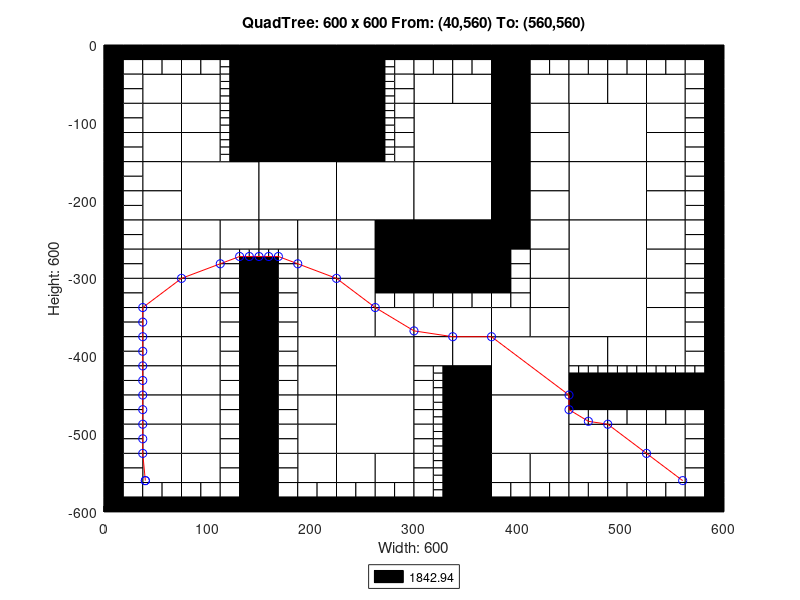

Source code (MATLAB):
axis([0 600 -600 0]);
title('QuadTree: 600 x 600 From: (40,560) To: (560,560)');
xlabel('Width: 600');
ylabel('Height: 600');
rectangle('Position',[150 -75 75 75], 'FaceColor',[0 0 0]);
rectangle('Position',[150 -150 75 75], 'FaceColor',[0 0 0]);
rectangle('Position',[75 -225 75 75], 'FaceColor',[1 1 1]);
rectangle('Position',[150 -225 75 75], 'FaceColor',[1 1 1]);
rectangle('Position',[225 -225 75 75], 'FaceColor',[1 1 1]);
rectangle('Position',[300 -150 75 75], 'FaceColor',[1 1 1]);
rectangle('Position',[450 -150 75 75], 'FaceColor',[1 1 1]);
rectangle('Position',[300 -225 75 75], 'FaceColor',[1 1 1]);
rectangle('Position',[300 -300 75 75], 'FaceColor',[0 0 0]);
rectangle('Position',[450 -225 75 75], 'FaceColor',[1 1 1]);
rectangle('Position',[450 -300 75 75], 'FaceColor',[1 1 1]);
rectangle('Position',[225 -450 75 75], 'FaceColor',[1 1 1]);
rectangle('Position',[225 -525 75 75], 'FaceColor',[1 1 1]);
rectangle('Position',[375 -450 75 75], 'FaceColor',[1 1 1]);
rectangle('Position',[450 -375 75 75], 'FaceColor',[1 1 1]);
rectangle('Position',[375 -525 75 75], 'FaceColor',[1 1 1]);
rectangle('Position',[37.5 -75 37.5 37.5], 'FaceColor',[1 1 1]);
rectangle('Position',[75 -75 37.5 37.5], 'FaceColor',[1 1 1]);
rectangle('Position',[37.5 -112.5 37.5 37.5], 'FaceColor',[1 1 1]);
rectangle('Position',[37.5 -150 37.5 37.5], 'FaceColor',[1 1 1]);
rectangle('Position',[75 -112.5 37.5 37.5], 'FaceColor',[1 1 1]);
rectangle('Position',[75 -150 37.5 37.5], 'FaceColor',[1 1 1]);
rectangle('Position',[225 -37.5 37.5 37.5], 'FaceColor',[0 0 0]);
rectangle('Position',[225 -75 37.5 37.5], 'FaceColor',[0 0 0]);
rectangle('Position',[225 -112.5 37.5 37.5], 'FaceColor',[0 0 0]);
rectangle('Position',[225 -150 37.5 37.5], 'FaceColor',[0 0 0]);
rectangle('Position',[37.5 -187.5 37.5 37.5], 'FaceColor',[1 1 1]);
rectangle('Position',[37.5 -225 37.5 37.5], 'FaceColor',[1 1 1]);
rectangle('Position',[37.5 -262.5 37.5 37.5], 'FaceColor',[1 1 1]);
rectangle('Position',[37.5 -300 37.5 37.5], 'FaceColor',[1 1 1]);
rectangle('Position',[75 -262.5 37.5 37.5], 'FaceColor',[1 1 1]);
rectangle('Position',[112.5 -262.5 37.5 37.5], 'FaceColor',[1 1 1]);
rectangle('Position',[75 -300 37.5 37.5], 'FaceColor',[1 1 1]);
rectangle('Position',[150 -262.5 37.5 37.5], 'FaceColor',[1 1 1]);
rectangle('Position',[187.5 -262.5 37.5 37.5], 'FaceColor',[1 1 1]);
rectangle('Position',[187.5 -300 37.5 37.5], 'FaceColor',[1 1 1]);
rectangle('Position',[225 -262.5 37.5 37.5], 'FaceColor',[1 1 1]);
rectangle('Position',[262.5 -262.5 37.5 37.5], 'FaceColor',[0 0 0]);
rectangle('Position',[225 -300 37.5 37.5], 'FaceColor',[1 1 1]);
rectangle('Position',[262.5 -300 37.5 37.5], 'FaceColor',[0 0 0]);
rectangle('Position',[300 -75 37.5 37.5], 'FaceColor',[1 1 1]);
rectangle('Position',[337.5 -75 37.5 37.5], 'FaceColor',[1 1 1]);
rectangle('Position',[375 -37.5 37.5 37.5], 'FaceColor',[0 0 0]);
rectangle('Position',[375 -75 37.5 37.5], 'FaceColor',[0 0 0]);
rectangle('Position',[412.5 -75 37.5 37.5], 'FaceColor',[1 1 1]);
rectangle('Position',[375 -112.5 37.5 37.5], 'FaceColor',[0 0 0]);
rectangle('Position',[412.5 -112.5 37.5 37.5], 'FaceColor',[1 1 1]);
rectangle('Position',[375 -150 37.5 37.5], 'FaceColor',[0 0 0]);
rectangle('Position',[412.5 -150 37.5 37.5], 'FaceColor',[1 1 1]);
rectangle('Position',[450 -75 37.5 37.5], 'FaceColor',[1 1 1]);
rectangle('Position',[487.5 -75 37.5 37.5], 'FaceColor',[1 1 1]);
rectangle('Position',[525 -75 37.5 37.5], 'FaceColor',[1 1 1]);
rectangle('Position',[525 -112.5 37.5 37.5], 'FaceColor',[1 1 1]);
rectangle('Position',[525 -150 37.5 37.5], 'FaceColor',[1 1 1]);
rectangle('Position',[375 -187.5 37.5 37.5], 'FaceColor',[0 0 0]);
rectangle('Position',[412.5 -187.5 37.5 37.5], 'FaceColor',[1 1 1]);
rectangle('Position',[375 -225 37.5 37.5], 'FaceColor',[0 0 0]);
rectangle('Position',[412.5 -225 37.5 37.5], 'FaceColor',[1 1 1]);
rectangle('Position',[375 -262.5 37.5 37.5], 'FaceColor',[0 0 0]);
rectangle('Position',[412.5 -262.5 37.5 37.5], 'FaceColor',[1 1 1]);
rectangle('Position',[412.5 -300 37.5 37.5], 'FaceColor',[1 1 1]);
rectangle('Position',[525 -187.5 37.5 37.5], 'FaceColor',[1 1 1]);
rectangle('Position',[525 -225 37.5 37.5], 'FaceColor',[1 1 1]);
rectangle('Position',[525 -262.5 37.5 37.5], 'FaceColor',[1 1 1]);
rectangle('Position',[525 -300 37.5 37.5], 'FaceColor',[1 1 1]);
rectangle('Position',[37.5 -337.5 37.5 37.5], 'FaceColor',[1 1 1]);
rectangle('Position',[37.5 -375 37.5 37.5], 'FaceColor',[1 1 1]);
rectangle('Position',[75 -337.5 37.5 37.5], 'FaceColor',[1 1 1]);
rectangle('Position',[75 -375 37.5 37.5], 'FaceColor',[1 1 1]);
rectangle('Position',[37.5 -412.5 37.5 37.5], 'FaceColor',[1 1 1]);
rectangle('Position',[37.5 -450 37.5 37.5], 'FaceColor',[1 1 1]);
rectangle('Position',[75 -412.5 37.5 37.5], 'FaceColor',[1 1 1]);
rectangle('Position',[75 -450 37.5 37.5], 'FaceColor',[1 1 1]);
rectangle('Position',[187.5 -337.5 37.5 37.5], 'FaceColor',[1 1 1]);
rectangle('Position',[187.5 -375 37.5 37.5], 'FaceColor',[1 1 1]);
rectangle('Position',[225 -337.5 37.5 37.5], 'FaceColor',[1 1 1]);
rectangle('Position',[225 -375 37.5 37.5], 'FaceColor',[1 1 1]);
rectangle('Position',[262.5 -375 37.5 37.5], 'FaceColor',[1 1 1]);
rectangle('Position',[187.5 -412.5 37.5 37.5], 'FaceColor',[1 1 1]);
rectangle('Position',[187.5 -450 37.5 37.5], 'FaceColor',[1 1 1]);
rectangle('Position',[37.5 -487.5 37.5 37.5], 'FaceColor',[1 1 1]);
rectangle('Position',[37.5 -525 37.5 37.5], 'FaceColor',[1 1 1]);
rectangle('Position',[75 -487.5 37.5 37.5], 'FaceColor',[1 1 1]);
rectangle('Position',[75 -525 37.5 37.5], 'FaceColor',[1 1 1]);
rectangle('Position',[37.5 -562.5 37.5 37.5], 'FaceColor',[1 1 1]);
rectangle('Position',[75 -562.5 37.5 37.5], 'FaceColor',[1 1 1]);
rectangle('Position',[187.5 -487.5 37.5 37.5], 'FaceColor',[1 1 1]);
rectangle('Position',[187.5 -525 37.5 37.5], 'FaceColor',[1 1 1]);
rectangle('Position',[187.5 -562.5 37.5 37.5], 'FaceColor',[1 1 1]);
rectangle('Position',[225 -562.5 37.5 37.5], 'FaceColor',[1 1 1]);
rectangle('Position',[262.5 -562.5 37.5 37.5], 'FaceColor',[1 1 1]);
rectangle('Position',[300 -375 37.5 37.5], 'FaceColor',[1 1 1]);
rectangle('Position',[337.5 -375 37.5 37.5], 'FaceColor',[1 1 1]);
rectangle('Position',[412.5 -337.5 37.5 37.5], 'FaceColor',[1 1 1]);
rectangle('Position',[375 -375 37.5 37.5], 'FaceColor',[1 1 1]);
rectangle('Position',[412.5 -375 37.5 37.5], 'FaceColor',[1 1 1]);
rectangle('Position',[300 -412.5 37.5 37.5], 'FaceColor',[1 1 1]);
rectangle('Position',[337.5 -412.5 37.5 37.5], 'FaceColor',[1 1 1]);
rectangle('Position',[337.5 -450 37.5 37.5], 'FaceColor',[0 0 0]);
rectangle('Position',[525 -337.5 37.5 37.5], 'FaceColor',[1 1 1]);
rectangle('Position',[525 -375 37.5 37.5], 'FaceColor',[1 1 1]);
rectangle('Position',[450 -412.5 37.5 37.5], 'FaceColor',[1 1 1]);
rectangle('Position',[487.5 -412.5 37.5 37.5], 'FaceColor',[1 1 1]);
rectangle('Position',[525 -412.5 37.5 37.5], 'FaceColor',[1 1 1]);
rectangle('Position',[337.5 -487.5 37.5 37.5], 'FaceColor',[0 0 0]);
rectangle('Position',[337.5 -525 37.5 37.5], 'FaceColor',[0 0 0]);
rectangle('Position',[337.5 -562.5 37.5 37.5], 'FaceColor',[0 0 0]);
rectangle('Position',[337.5 -600 37.5 37.5], 'FaceColor',[0 0 0]);
rectangle('Position',[375 -562.5 37.5 37.5], 'FaceColor',[1 1 1]);
rectangle('Position',[412.5 -562.5 37.5 37.5], 'FaceColor',[1 1 1]);
rectangle('Position',[450 -525 37.5 37.5], 'FaceColor',[1 1 1]);
rectangle('Position',[487.5 -525 37.5 37.5], 'FaceColor',[1 1 1]);
rectangle('Position',[525 -525 37.5 37.5], 'FaceColor',[1 1 1]);
rectangle('Position',[450 -562.5 37.5 37.5], 'FaceColor',[1 1 1]);
rectangle('Position',[487.5 -562.5 37.5 37.5], 'FaceColor',[1 1 1]);
rectangle('Position',[525 -562.5 37.5 37.5], 'FaceColor',[1 1 1]);
rectangle('Position',[0 -18.75 18.75 18.75], 'FaceColor',[0 0 0]);
rectangle('Position',[18.75 -18.75 18.75 18.75], 'FaceColor',[0 0 0]);
rectangle('Position',[0 -37.5 18.75 18.75], 'FaceColor',[0 0 0]);
rectangle('Position',[18.75 -37.5 18.75 18.75], 'FaceColor',[1 1 1]);
rectangle('Position',[37.5 -18.75 18.75 18.75], 'FaceColor',[0 0 0]);
rectangle('Position',[56.25 -18.75 18.75 18.75], 'FaceColor',[0 0 0]);
rectangle('Position',[37.5 -37.5 18.75 18.75], 'FaceColor',[1 1 1]);
rectangle('Position',[56.25 -37.5 18.75 18.75], 'FaceColor',[1 1 1]);
rectangle('Position',[0 -56.25 18.75 18.75], 'FaceColor',[0 0 0]);
rectangle('Position',[18.75 -56.25 18.75 18.75], 'FaceColor',[1 1 1]);
rectangle('Position',[0 -75 18.75 18.75], 'FaceColor',[0 0 0]);
rectangle('Position',[18.75 -75 18.75 18.75], 'FaceColor',[1 1 1]);
rectangle('Position',[75 -18.75 18.75 18.75], 'FaceColor',[0 0 0]);
rectangle('Position',[93.75 -18.75 18.75 18.75], 'FaceColor',[0 0 0]);
rectangle('Position',[75 -37.5 18.75 18.75], 'FaceColor',[1 1 1]);
rectangle('Position',[93.75 -37.5 18.75 18.75], 'FaceColor',[1 1 1]);
rectangle('Position',[112.5 -18.75 18.75 18.75], 'FaceColor',[0 0 0]);
rectangle('Position',[131.25 -18.75 18.75 18.75], 'FaceColor',[0 0 0]);
rectangle('Position',[131.25 -37.5 18.75 18.75], 'FaceColor',[0 0 0]);
rectangle('Position',[131.25 -56.25 18.75 18.75], 'FaceColor',[0 0 0]);
rectangle('Position',[131.25 -75 18.75 18.75], 'FaceColor',[0 0 0]);
rectangle('Position',[0 -93.75 18.75 18.75], 'FaceColor',[0 0 0]);
rectangle('Position',[18.75 -93.75 18.75 18.75], 'FaceColor',[1 1 1]);
rectangle('Position',[0 -112.5 18.75 18.75], 'FaceColor',[0 0 0]);
rectangle('Position',[18.75 -112.5 18.75 18.75], 'FaceColor',[1 1 1]);
rectangle('Position',[0 -131.25 18.75 18.75], 'FaceColor',[0 0 0]);
rectangle('Position',[18.75 -131.25 18.75 18.75], 'FaceColor',[1 1 1]);
rectangle('Position',[0 -150 18.75 18.75], 'FaceColor',[0 0 0]);
rectangle('Position',[18.75 -150 18.75 18.75], 'FaceColor',[1 1 1]);
rectangle('Position',[131.25 -93.75 18.75 18.75], 'FaceColor',[0 0 0]);
rectangle('Position',[131.25 -112.5 18.75 18.75], 'FaceColor',[0 0 0]);
rectangle('Position',[131.25 -131.25 18.75 18.75], 'FaceColor',[0 0 0]);
rectangle('Position',[131.25 -150 18.75 18.75], 'FaceColor',[0 0 0]);
rectangle('Position',[262.5 -18.75 18.75 18.75], 'FaceColor',[0 0 0]);
rectangle('Position',[281.25 -18.75 18.75 18.75], 'FaceColor',[0 0 0]);
rectangle('Position',[281.25 -37.5 18.75 18.75], 'FaceColor',[1 1 1]);
rectangle('Position',[281.25 -56.25 18.75 18.75], 'FaceColor',[1 1 1]);
rectangle('Position',[281.25 -75 18.75 18.75], 'FaceColor',[1 1 1]);
rectangle('Position',[281.25 -93.75 18.75 18.75], 'FaceColor',[1 1 1]);
rectangle('Position',[281.25 -112.5 18.75 18.75], 'FaceColor',[1 1 1]);
rectangle('Position',[281.25 -131.25 18.75 18.75], 'FaceColor',[1 1 1]);
rectangle('Position',[281.25 -150 18.75 18.75], 'FaceColor',[1 1 1]);
rectangle('Position',[0 -168.75 18.75 18.75], 'FaceColor',[0 0 0]);
rectangle('Position',[18.75 -168.75 18.75 18.75], 'FaceColor',[1 1 1]);
rectangle('Position',[0 -187.5 18.75 18.75], 'FaceColor',[0 0 0]);
rectangle('Position',[18.75 -187.5 18.75 18.75], 'FaceColor',[1 1 1]);
rectangle('Position',[0 -206.25 18.75 18.75], 'FaceColor',[0 0 0]);
rectangle('Position',[18.75 -206.25 18.75 18.75], 'FaceColor',[1 1 1]);
rectangle('Position',[0 -225 18.75 18.75], 'FaceColor',[0 0 0]);
rectangle('Position',[18.75 -225 18.75 18.75], 'FaceColor',[1 1 1]);
rectangle('Position',[0 -243.75 18.75 18.75], 'FaceColor',[0 0 0]);
rectangle('Position',[18.75 -243.75 18.75 18.75], 'FaceColor',[1 1 1]);
rectangle('Position',[0 -262.5 18.75 18.75], 'FaceColor',[0 0 0]);
rectangle('Position',[18.75 -262.5 18.75 18.75], 'FaceColor',[1 1 1]);
rectangle('Position',[0 -281.25 18.75 18.75], 'FaceColor',[0 0 0]);
rectangle('Position',[18.75 -281.25 18.75 18.75], 'FaceColor',[1 1 1]);
rectangle('Position',[0 -300 18.75 18.75], 'FaceColor',[0 0 0]);
rectangle('Position',[18.75 -300 18.75 18.75], 'FaceColor',[1 1 1]);
rectangle('Position',[112.5 -281.25 18.75 18.75], 'FaceColor',[1 1 1]);
rectangle('Position',[112.5 -300 18.75 18.75], 'FaceColor',[1 1 1]);
rectangle('Position',[131.25 -300 18.75 18.75], 'FaceColor',[0 0 0]);
rectangle('Position',[168.75 -281.25 18.75 18.75], 'FaceColor',[1 1 1]);
rectangle('Position',[150 -300 18.75 18.75], 'FaceColor',[0 0 0]);
rectangle('Position',[168.75 -300 18.75 18.75], 'FaceColor',[1 1 1]);
rectangle('Position',[300 -18.75 18.75 18.75], 'FaceColor',[0 0 0]);
rectangle('Position',[318.75 -18.75 18.75 18.75], 'FaceColor',[0 0 0]);
rectangle('Position',[300 -37.5 18.75 18.75], 'FaceColor',[1 1 1]);
rectangle('Position',[318.75 -37.5 18.75 18.75], 'FaceColor',[1 1 1]);
rectangle('Position',[337.5 -18.75 18.75 18.75], 'FaceColor',[0 0 0]);
rectangle('Position',[356.25 -18.75 18.75 18.75], 'FaceColor',[0 0 0]);
rectangle('Position',[337.5 -37.5 18.75 18.75], 'FaceColor',[1 1 1]);
rectangle('Position',[356.25 -37.5 18.75 18.75], 'FaceColor',[1 1 1]);
rectangle('Position',[412.5 -18.75 18.75 18.75], 'FaceColor',[0 0 0]);
rectangle('Position',[431.25 -18.75 18.75 18.75], 'FaceColor',[0 0 0]);
rectangle('Position',[412.5 -37.5 18.75 18.75], 'FaceColor',[1 1 1]);
rectangle('Position',[431.25 -37.5 18.75 18.75], 'FaceColor',[1 1 1]);
rectangle('Position',[450 -18.75 18.75 18.75], 'FaceColor',[0 0 0]);
rectangle('Position',[468.75 -18.75 18.75 18.75], 'FaceColor',[0 0 0]);
rectangle('Position',[450 -37.5 18.75 18.75], 'FaceColor',[1 1 1]);
rectangle('Position',[468.75 -37.5 18.75 18.75], 'FaceColor',[1 1 1]);
rectangle('Position',[487.5 -18.75 18.75 18.75], 'FaceColor',[0 0 0]);
rectangle('Position',[506.25 -18.75 18.75 18.75], 'FaceColor',[0 0 0]);
rectangle('Position',[487.5 -37.5 18.75 18.75], 'FaceColor',[1 1 1]);
rectangle('Position',[506.25 -37.5 18.75 18.75], 'FaceColor',[1 1 1]);
rectangle('Position',[525 -18.75 18.75 18.75], 'FaceColor',[0 0 0]);
rectangle('Position',[543.75 -18.75 18.75 18.75], 'FaceColor',[0 0 0]);
rectangle('Position',[525 -37.5 18.75 18.75], 'FaceColor',[1 1 1]);
rectangle('Position',[543.75 -37.5 18.75 18.75], 'FaceColor',[1 1 1]);
rectangle('Position',[562.5 -18.75 18.75 18.75], 'FaceColor',[0 0 0]);
rectangle('Position',[581.25 -18.75 18.75 18.75], 'FaceColor',[0 0 0]);
rectangle('Position',[562.5 -37.5 18.75 18.75], 'FaceColor',[1 1 1]);
rectangle('Position',[581.25 -37.5 18.75 18.75], 'FaceColor',[0 0 0]);
rectangle('Position',[562.5 -56.25 18.75 18.75], 'FaceColor',[1 1 1]);
rectangle('Position',[581.25 -56.25 18.75 18.75], 'FaceColor',[0 0 0]);
rectangle('Position',[562.5 -75 18.75 18.75], 'FaceColor',[1 1 1]);
rectangle('Position',[581.25 -75 18.75 18.75], 'FaceColor',[0 0 0]);
rectangle('Position',[562.5 -93.75 18.75 18.75], 'FaceColor',[1 1 1]);
rectangle('Position',[581.25 -93.75 18.75 18.75], 'FaceColor',[0 0 0]);
rectangle('Position',[562.5 -112.5 18.75 18.75], 'FaceColor',[1 1 1]);
rectangle('Position',[581.25 -112.5 18.75 18.75], 'FaceColor',[0 0 0]);
rectangle('Position',[562.5 -131.25 18.75 18.75], 'FaceColor',[1 1 1]);
rectangle('Position',[581.25 -131.25 18.75 18.75], 'FaceColor',[0 0 0]);
rectangle('Position',[562.5 -150 18.75 18.75], 'FaceColor',[1 1 1]);
rectangle('Position',[581.25 -150 18.75 18.75], 'FaceColor',[0 0 0]);
rectangle('Position',[375 -281.25 18.75 18.75], 'FaceColor',[0 0 0]);
rectangle('Position',[393.75 -281.25 18.75 18.75], 'FaceColor',[1 1 1]);
rectangle('Position',[375 -300 18.75 18.75], 'FaceColor',[0 0 0]);
rectangle('Position',[393.75 -300 18.75 18.75], 'FaceColor',[1 1 1]);
rectangle('Position',[562.5 -168.75 18.75 18.75], 'FaceColor',[1 1 1]);
rectangle('Position',[581.25 -168.75 18.75 18.75], 'FaceColor',[0 0 0]);
rectangle('Position',[562.5 -187.5 18.75 18.75], 'FaceColor',[1 1 1]);
rectangle('Position',[581.25 -187.5 18.75 18.75], 'FaceColor',[0 0 0]);
rectangle('Position',[562.5 -206.25 18.75 18.75], 'FaceColor',[1 1 1]);
rectangle('Position',[581.25 -206.25 18.75 18.75], 'FaceColor',[0 0 0]);
rectangle('Position',[562.5 -225 18.75 18.75], 'FaceColor',[1 1 1]);
rectangle('Position',[581.25 -225 18.75 18.75], 'FaceColor',[0 0 0]);
rectangle('Position',[562.5 -243.75 18.75 18.75], 'FaceColor',[1 1 1]);
rectangle('Position',[581.25 -243.75 18.75 18.75], 'FaceColor',[0 0 0]);
rectangle('Position',[562.5 -262.5 18.75 18.75], 'FaceColor',[1 1 1]);
rectangle('Position',[581.25 -262.5 18.75 18.75], 'FaceColor',[0 0 0]);
rectangle('Position',[562.5 -281.25 18.75 18.75], 'FaceColor',[1 1 1]);
rectangle('Position',[581.25 -281.25 18.75 18.75], 'FaceColor',[0 0 0]);
rectangle('Position',[562.5 -300 18.75 18.75], 'FaceColor',[1 1 1]);
rectangle('Position',[581.25 -300 18.75 18.75], 'FaceColor',[0 0 0]);
rectangle('Position',[0 -318.75 18.75 18.75], 'FaceColor',[0 0 0]);
rectangle('Position',[18.75 -318.75 18.75 18.75], 'FaceColor',[1 1 1]);
rectangle('Position',[0 -337.5 18.75 18.75], 'FaceColor',[0 0 0]);
rectangle('Position',[18.75 -337.5 18.75 18.75], 'FaceColor',[1 1 1]);
rectangle('Position',[0 -356.25 18.75 18.75], 'FaceColor',[0 0 0]);
rectangle('Position',[18.75 -356.25 18.75 18.75], 'FaceColor',[1 1 1]);
rectangle('Position',[0 -375 18.75 18.75], 'FaceColor',[0 0 0]);
rectangle('Position',[18.75 -375 18.75 18.75], 'FaceColor',[1 1 1]);
rectangle('Position',[112.5 -318.75 18.75 18.75], 'FaceColor',[1 1 1]);
rectangle('Position',[131.25 -318.75 18.75 18.75], 'FaceColor',[0 0 0]);
rectangle('Position',[112.5 -337.5 18.75 18.75], 'FaceColor',[1 1 1]);
rectangle('Position',[131.25 -337.5 18.75 18.75], 'FaceColor',[0 0 0]);
rectangle('Position',[112.5 -356.25 18.75 18.75], 'FaceColor',[1 1 1]);
rectangle('Position',[131.25 -356.25 18.75 18.75], 'FaceColor',[0 0 0]);
rectangle('Position',[112.5 -375 18.75 18.75], 'FaceColor',[1 1 1]);
rectangle('Position',[131.25 -375 18.75 18.75], 'FaceColor',[0 0 0]);
rectangle('Position',[0 -393.75 18.75 18.75], 'FaceColor',[0 0 0]);
rectangle('Position',[18.75 -393.75 18.75 18.75], 'FaceColor',[1 1 1]);
rectangle('Position',[0 -412.5 18.75 18.75], 'FaceColor',[0 0 0]);
rectangle('Position',[18.75 -412.5 18.75 18.75], 'FaceColor',[1 1 1]);
rectangle('Position',[0 -431.25 18.75 18.75], 'FaceColor',[0 0 0]);
rectangle('Position',[18.75 -431.25 18.75 18.75], 'FaceColor',[1 1 1]);
rectangle('Position',[0 -450 18.75 18.75], 'FaceColor',[0 0 0]);
rectangle('Position',[18.75 -450 18.75 18.75], 'FaceColor',[1 1 1]);
rectangle('Position',[112.5 -393.75 18.75 18.75], 'FaceColor',[1 1 1]);
rectangle('Position',[131.25 -393.75 18.75 18.75], 'FaceColor',[0 0 0]);
rectangle('Position',[112.5 -412.5 18.75 18.75], 'FaceColor',[1 1 1]);
rectangle('Position',[131.25 -412.5 18.75 18.75], 'FaceColor',[0 0 0]);
rectangle('Position',[112.5 -431.25 18.75 18.75], 'FaceColor',[1 1 1]);
rectangle('Position',[131.25 -431.25 18.75 18.75], 'FaceColor',[0 0 0]);
rectangle('Position',[112.5 -450 18.75 18.75], 'FaceColor',[1 1 1]);
rectangle('Position',[131.25 -450 18.75 18.75], 'FaceColor',[0 0 0]);
rectangle('Position',[150 -318.75 18.75 18.75], 'FaceColor',[0 0 0]);
rectangle('Position',[168.75 -318.75 18.75 18.75], 'FaceColor',[1 1 1]);
rectangle('Position',[150 -337.5 18.75 18.75], 'FaceColor',[0 0 0]);
rectangle('Position',[168.75 -337.5 18.75 18.75], 'FaceColor',[1 1 1]);
rectangle('Position',[150 -356.25 18.75 18.75], 'FaceColor',[0 0 0]);
rectangle('Position',[168.75 -356.25 18.75 18.75], 'FaceColor',[1 1 1]);
rectangle('Position',[150 -375 18.75 18.75], 'FaceColor',[0 0 0]);
rectangle('Position',[168.75 -375 18.75 18.75], 'FaceColor',[1 1 1]);
rectangle('Position',[262.5 -318.75 18.75 18.75], 'FaceColor',[0 0 0]);
rectangle('Position',[281.25 -318.75 18.75 18.75], 'FaceColor',[0 0 0]);
rectangle('Position',[262.5 -337.5 18.75 18.75], 'FaceColor',[1 1 1]);
rectangle('Position',[281.25 -337.5 18.75 18.75], 'FaceColor',[1 1 1]);
rectangle('Position',[150 -393.75 18.75 18.75], 'FaceColor',[0 0 0]);
rectangle('Position',[168.75 -393.75 18.75 18.75], 'FaceColor',[1 1 1]);
rectangle('Position',[150 -412.5 18.75 18.75], 'FaceColor',[0 0 0]);
rectangle('Position',[168.75 -412.5 18.75 18.75], 'FaceColor',[1 1 1]);
rectangle('Position',[150 -431.25 18.75 18.75], 'FaceColor',[0 0 0]);
rectangle('Position',[168.75 -431.25 18.75 18.75], 'FaceColor',[1 1 1]);
rectangle('Position',[150 -450 18.75 18.75], 'FaceColor',[0 0 0]);
rectangle('Position',[168.75 -450 18.75 18.75], 'FaceColor',[1 1 1]);
rectangle('Position',[0 -468.75 18.75 18.75], 'FaceColor',[0 0 0]);
rectangle('Position',[18.75 -468.75 18.75 18.75], 'FaceColor',[1 1 1]);
rectangle('Position',[0 -487.5 18.75 18.75], 'FaceColor',[0 0 0]);
rectangle('Position',[18.75 -487.5 18.75 18.75], 'FaceColor',[1 1 1]);
rectangle('Position',[0 -506.25 18.75 18.75], 'FaceColor',[0 0 0]);
rectangle('Position',[18.75 -506.25 18.75 18.75], 'FaceColor',[1 1 1]);
rectangle('Position',[0 -525 18.75 18.75], 'FaceColor',[0 0 0]);
rectangle('Position',[18.75 -525 18.75 18.75], 'FaceColor',[1 1 1]);
rectangle('Position',[112.5 -468.75 18.75 18.75], 'FaceColor',[1 1 1]);
rectangle('Position',[131.25 -468.75 18.75 18.75], 'FaceColor',[0 0 0]);
rectangle('Position',[112.5 -487.5 18.75 18.75], 'FaceColor',[1 1 1]);
rectangle('Position',[131.25 -487.5 18.75 18.75], 'FaceColor',[0 0 0]);
rectangle('Position',[112.5 -506.25 18.75 18.75], 'FaceColor',[1 1 1]);
rectangle('Position',[131.25 -506.25 18.75 18.75], 'FaceColor',[0 0 0]);
rectangle('Position',[112.5 -525 18.75 18.75], 'FaceColor',[1 1 1]);
rectangle('Position',[131.25 -525 18.75 18.75], 'FaceColor',[0 0 0]);
rectangle('Position',[0 -543.75 18.75 18.75], 'FaceColor',[0 0 0]);
rectangle('Position',[18.75 -543.75 18.75 18.75], 'FaceColor',[1 1 1]);
rectangle('Position',[0 -562.5 18.75 18.75], 'FaceColor',[0 0 0]);
rectangle('Position',[18.75 -562.5 18.75 18.75], 'FaceColor',[1 1 1]);
rectangle('Position',[0 -581.25 18.75 18.75], 'FaceColor',[0 0 0]);
rectangle('Position',[18.75 -581.25 18.75 18.75], 'FaceColor',[1 1 1]);
rectangle('Position',[0 -600 18.75 18.75], 'FaceColor',[0 0 0]);
rectangle('Position',[18.75 -600 18.75 18.75], 'FaceColor',[0 0 0]);
rectangle('Position',[37.5 -581.25 18.75 18.75], 'FaceColor',[1 1 1]);
rectangle('Position',[56.25 -581.25 18.75 18.75], 'FaceColor',[1 1 1]);
rectangle('Position',[37.5 -600 18.75 18.75], 'FaceColor',[0 0 0]);
rectangle('Position',[56.25 -600 18.75 18.75], 'FaceColor',[0 0 0]);
rectangle('Position',[112.5 -543.75 18.75 18.75], 'FaceColor',[1 1 1]);
rectangle('Position',[131.25 -543.75 18.75 18.75], 'FaceColor',[0 0 0]);
rectangle('Position',[112.5 -562.5 18.75 18.75], 'FaceColor',[1 1 1]);
rectangle('Position',[131.25 -562.5 18.75 18.75], 'FaceColor',[0 0 0]);
rectangle('Position',[75 -581.25 18.75 18.75], 'FaceColor',[1 1 1]);
rectangle('Position',[93.75 -581.25 18.75 18.75], 'FaceColor',[1 1 1]);
rectangle('Position',[75 -600 18.75 18.75], 'FaceColor',[0 0 0]);
rectangle('Position',[93.75 -600 18.75 18.75], 'FaceColor',[0 0 0]);
rectangle('Position',[112.5 -581.25 18.75 18.75], 'FaceColor',[1 1 1]);
rectangle('Position',[131.25 -581.25 18.75 18.75], 'FaceColor',[0 0 0]);
rectangle('Position',[112.5 -600 18.75 18.75], 'FaceColor',[0 0 0]);
rectangle('Position',[131.25 -600 18.75 18.75], 'FaceColor',[0 0 0]);
rectangle('Position',[150 -468.75 18.75 18.75], 'FaceColor',[0 0 0]);
rectangle('Position',[168.75 -468.75 18.75 18.75], 'FaceColor',[1 1 1]);
rectangle('Position',[150 -487.5 18.75 18.75], 'FaceColor',[0 0 0]);
rectangle('Position',[168.75 -487.5 18.75 18.75], 'FaceColor',[1 1 1]);
rectangle('Position',[150 -506.25 18.75 18.75], 'FaceColor',[0 0 0]);
rectangle('Position',[168.75 -506.25 18.75 18.75], 'FaceColor',[1 1 1]);
rectangle('Position',[150 -525 18.75 18.75], 'FaceColor',[0 0 0]);
rectangle('Position',[168.75 -525 18.75 18.75], 'FaceColor',[1 1 1]);
rectangle('Position',[150 -543.75 18.75 18.75], 'FaceColor',[0 0 0]);
rectangle('Position',[168.75 -543.75 18.75 18.75], 'FaceColor',[1 1 1]);
rectangle('Position',[150 -562.5 18.75 18.75], 'FaceColor',[0 0 0]);
rectangle('Position',[168.75 -562.5 18.75 18.75], 'FaceColor',[1 1 1]);
rectangle('Position',[150 -581.25 18.75 18.75], 'FaceColor',[0 0 0]);
rectangle('Position',[168.75 -581.25 18.75 18.75], 'FaceColor',[1 1 1]);
rectangle('Position',[150 -600 18.75 18.75], 'FaceColor',[0 0 0]);
rectangle('Position',[168.75 -600 18.75 18.75], 'FaceColor',[0 0 0]);
rectangle('Position',[187.5 -581.25 18.75 18.75], 'FaceColor',[1 1 1]);
rectangle('Position',[206.25 -581.25 18.75 18.75], 'FaceColor',[1 1 1]);
rectangle('Position',[187.5 -600 18.75 18.75], 'FaceColor',[0 0 0]);
rectangle('Position',[206.25 -600 18.75 18.75], 'FaceColor',[0 0 0]);
rectangle('Position',[225 -581.25 18.75 18.75], 'FaceColor',[1 1 1]);
rectangle('Position',[243.75 -581.25 18.75 18.75], 'FaceColor',[1 1 1]);
rectangle('Position',[225 -600 18.75 18.75], 'FaceColor',[0 0 0]);
rectangle('Position',[243.75 -600 18.75 18.75], 'FaceColor',[0 0 0]);
rectangle('Position',[262.5 -581.25 18.75 18.75], 'FaceColor',[1 1 1]);
rectangle('Position',[281.25 -581.25 18.75 18.75], 'FaceColor',[1 1 1]);
rectangle('Position',[262.5 -600 18.75 18.75], 'FaceColor',[0 0 0]);
rectangle('Position',[281.25 -600 18.75 18.75], 'FaceColor',[0 0 0]);
rectangle('Position',[300 -318.75 18.75 18.75], 'FaceColor',[0 0 0]);
rectangle('Position',[318.75 -318.75 18.75 18.75], 'FaceColor',[0 0 0]);
rectangle('Position',[300 -337.5 18.75 18.75], 'FaceColor',[1 1 1]);
rectangle('Position',[318.75 -337.5 18.75 18.75], 'FaceColor',[1 1 1]);
rectangle('Position',[337.5 -318.75 18.75 18.75], 'FaceColor',[0 0 0]);
rectangle('Position',[356.25 -318.75 18.75 18.75], 'FaceColor',[0 0 0]);
rectangle('Position',[337.5 -337.5 18.75 18.75], 'FaceColor',[1 1 1]);
rectangle('Position',[356.25 -337.5 18.75 18.75], 'FaceColor',[1 1 1]);
rectangle('Position',[375 -318.75 18.75 18.75], 'FaceColor',[0 0 0]);
rectangle('Position',[393.75 -318.75 18.75 18.75], 'FaceColor',[1 1 1]);
rectangle('Position',[375 -337.5 18.75 18.75], 'FaceColor',[1 1 1]);
rectangle('Position',[393.75 -337.5 18.75 18.75], 'FaceColor',[1 1 1]);
rectangle('Position',[300 -431.25 18.75 18.75], 'FaceColor',[1 1 1]);
rectangle('Position',[300 -450 18.75 18.75], 'FaceColor',[1 1 1]);
rectangle('Position',[562.5 -318.75 18.75 18.75], 'FaceColor',[1 1 1]);
rectangle('Position',[581.25 -318.75 18.75 18.75], 'FaceColor',[0 0 0]);
rectangle('Position',[562.5 -337.5 18.75 18.75], 'FaceColor',[1 1 1]);
rectangle('Position',[581.25 -337.5 18.75 18.75], 'FaceColor',[0 0 0]);
rectangle('Position',[562.5 -356.25 18.75 18.75], 'FaceColor',[1 1 1]);
rectangle('Position',[581.25 -356.25 18.75 18.75], 'FaceColor',[0 0 0]);
rectangle('Position',[562.5 -375 18.75 18.75], 'FaceColor',[1 1 1]);
rectangle('Position',[581.25 -375 18.75 18.75], 'FaceColor',[0 0 0]);
rectangle('Position',[450 -450 18.75 18.75], 'FaceColor',[0 0 0]);
rectangle('Position',[468.75 -450 18.75 18.75], 'FaceColor',[0 0 0]);
rectangle('Position',[487.5 -450 18.75 18.75], 'FaceColor',[0 0 0]);
rectangle('Position',[506.25 -450 18.75 18.75], 'FaceColor',[0 0 0]);
rectangle('Position',[562.5 -393.75 18.75 18.75], 'FaceColor',[1 1 1]);
rectangle('Position',[581.25 -393.75 18.75 18.75], 'FaceColor',[0 0 0]);
rectangle('Position',[562.5 -412.5 18.75 18.75], 'FaceColor',[1 1 1]);
rectangle('Position',[581.25 -412.5 18.75 18.75], 'FaceColor',[0 0 0]);
rectangle('Position',[525 -450 18.75 18.75], 'FaceColor',[0 0 0]);
rectangle('Position',[543.75 -450 18.75 18.75], 'FaceColor',[0 0 0]);
rectangle('Position',[581.25 -431.25 18.75 18.75], 'FaceColor',[0 0 0]);
rectangle('Position',[562.5 -450 18.75 18.75], 'FaceColor',[0 0 0]);
rectangle('Position',[581.25 -450 18.75 18.75], 'FaceColor',[0 0 0]);
rectangle('Position',[300 -468.75 18.75 18.75], 'FaceColor',[1 1 1]);
rectangle('Position',[300 -487.5 18.75 18.75], 'FaceColor',[1 1 1]);
rectangle('Position',[300 -506.25 18.75 18.75], 'FaceColor',[1 1 1]);
rectangle('Position',[300 -525 18.75 18.75], 'FaceColor',[1 1 1]);
rectangle('Position',[300 -543.75 18.75 18.75], 'FaceColor',[1 1 1]);
rectangle('Position',[300 -562.5 18.75 18.75], 'FaceColor',[1 1 1]);
rectangle('Position',[300 -581.25 18.75 18.75], 'FaceColor',[1 1 1]);
rectangle('Position',[300 -600 18.75 18.75], 'FaceColor',[0 0 0]);
rectangle('Position',[318.75 -600 18.75 18.75], 'FaceColor',[0 0 0]);
rectangle('Position',[375 -581.25 18.75 18.75], 'FaceColor',[1 1 1]);
rectangle('Position',[393.75 -581.25 18.75 18.75], 'FaceColor',[1 1 1]);
rectangle('Position',[375 -600 18.75 18.75], 'FaceColor',[0 0 0]);
rectangle('Position',[393.75 -600 18.75 18.75], 'FaceColor',[0 0 0]);
rectangle('Position',[412.5 -581.25 18.75 18.75], 'FaceColor',[1 1 1]);
rectangle('Position',[431.25 -581.25 18.75 18.75], 'FaceColor',[1 1 1]);
rectangle('Position',[412.5 -600 18.75 18.75], 'FaceColor',[0 0 0]);
rectangle('Position',[431.25 -600 18.75 18.75], 'FaceColor',[0 0 0]);
rectangle('Position',[450 -468.75 18.75 18.75], 'FaceColor',[0 0 0]);
rectangle('Position',[468.75 -468.75 18.75 18.75], 'FaceColor',[0 0 0]);
rectangle('Position',[450 -487.5 18.75 18.75], 'FaceColor',[1 1 1]);
rectangle('Position',[468.75 -487.5 18.75 18.75], 'FaceColor',[1 1 1]);
rectangle('Position',[487.5 -468.75 18.75 18.75], 'FaceColor',[0 0 0]);
rectangle('Position',[506.25 -468.75 18.75 18.75], 'FaceColor',[0 0 0]);
rectangle('Position',[487.5 -487.5 18.75 18.75], 'FaceColor',[1 1 1]);
rectangle('Position',[506.25 -487.5 18.75 18.75], 'FaceColor',[1 1 1]);
rectangle('Position',[525 -468.75 18.75 18.75], 'FaceColor',[0 0 0]);
rectangle('Position',[543.75 -468.75 18.75 18.75], 'FaceColor',[0 0 0]);
rectangle('Position',[525 -487.5 18.75 18.75], 'FaceColor',[1 1 1]);
rectangle('Position',[543.75 -487.5 18.75 18.75], 'FaceColor',[1 1 1]);
rectangle('Position',[562.5 -468.75 18.75 18.75], 'FaceColor',[0 0 0]);
rectangle('Position',[581.25 -468.75 18.75 18.75], 'FaceColor',[0 0 0]);
rectangle('Position',[562.5 -487.5 18.75 18.75], 'FaceColor',[1 1 1]);
rectangle('Position',[581.25 -487.5 18.75 18.75], 'FaceColor',[0 0 0]);
rectangle('Position',[562.5 -506.25 18.75 18.75], 'FaceColor',[1 1 1]);
rectangle('Position',[581.25 -506.25 18.75 18.75], 'FaceColor',[0 0 0]);
rectangle('Position',[562.5 -525 18.75 18.75], 'FaceColor',[1 1 1]);
rectangle('Position',[581.25 -525 18.75 18.75], 'FaceColor',[0 0 0]);
rectangle('Position',[450 -581.25 18.75 18.75], 'FaceColor',[1 1 1]);
rectangle('Position',[468.75 -581.25 18.75 18.75], 'FaceColor',[1 1 1]);
rectangle('Position',[450 -600 18.75 18.75], 'FaceColor',[0 0 0]);
rectangle('Position',[468.75 -600 18.75 18.75], 'FaceColor',[0 0 0]);
rectangle('Position',[487.5 -581.25 18.75 18.75], 'FaceColor',[1 1 1]);
rectangle('Position',[506.25 -581.25 18.75 18.75], 'FaceColor',[1 1 1]);
rectangle('Position',[487.5 -600 18.75 18.75], 'FaceColor',[0 0 0]);
rectangle('Position',[506.25 -600 18.75 18.75], 'FaceColor',[0 0 0]);
rectangle('Position',[562.5 -543.75 18.75 18.75], 'FaceColor',[1 1 1]);
rectangle('Position',[581.25 -543.75 18.75 18.75], 'FaceColor',[0 0 0]);
rectangle('Position',[562.5 -562.5 18.75 18.75], 'FaceColor',[1 1 1]);
rectangle('Position',[581.25 -562.5 18.75 18.75], 'FaceColor',[0 0 0]);
rectangle('Position',[525 -581.25 18.75 18.75], 'FaceColor',[1 1 1]);
rectangle('Position',[543.75 -581.25 18.75 18.75], 'FaceColor',[1 1 1]);
rectangle('Position',[525 -600 18.75 18.75], 'FaceColor',[0 0 0]);
rectangle('Position',[543.75 -600 18.75 18.75], 'FaceColor',[0 0 0]);
rectangle('Position',[562.5 -581.25 18.75 18.75], 'FaceColor',[1 1 1]);
rectangle('Position',[581.25 -581.25 18.75 18.75], 'FaceColor',[0 0 0]);
rectangle('Position',[562.5 -600 18.75 18.75], 'FaceColor',[0 0 0]);
rectangle('Position',[581.25 -600 18.75 18.75], 'FaceColor',[0 0 0]);
rectangle('Position',[112.5 -28.125 9.375 9.375], 'FaceColor',[1 1 1]);
rectangle('Position',[121.875 -28.125 9.375 9.375], 'FaceColor',[0 0 0]);
rectangle('Position',[112.5 -37.5 9.375 9.375], 'FaceColor',[1 1 1]);
rectangle('Position',[121.875 -37.5 9.375 9.375], 'FaceColor',[0 0 0]);
rectangle('Position',[112.5 -46.875 9.375 9.375], 'FaceColor',[1 1 1]);
rectangle('Position',[121.875 -46.875 9.375 9.375], 'FaceColor',[0 0 0]);
rectangle('Position',[112.5 -56.25 9.375 9.375], 'FaceColor',[1 1 1]);
rectangle('Position',[121.875 -56.25 9.375 9.375], 'FaceColor',[0 0 0]);
rectangle('Position',[112.5 -65.625 9.375 9.375], 'FaceColor',[1 1 1]);
rectangle('Position',[121.875 -65.625 9.375 9.375], 'FaceColor',[0 0 0]);
rectangle('Position',[112.5 -75 9.375 9.375], 'FaceColor',[1 1 1]);
rectangle('Position',[121.875 -75 9.375 9.375], 'FaceColor',[0 0 0]);
rectangle('Position',[112.5 -84.375 9.375 9.375], 'FaceColor',[1 1 1]);
rectangle('Position',[121.875 -84.375 9.375 9.375], 'FaceColor',[0 0 0]);
rectangle('Position',[112.5 -93.75 9.375 9.375], 'FaceColor',[1 1 1]);
rectangle('Position',[121.875 -93.75 9.375 9.375], 'FaceColor',[0 0 0]);
rectangle('Position',[112.5 -103.125 9.375 9.375], 'FaceColor',[1 1 1]);
rectangle('Position',[121.875 -103.125 9.375 9.375], 'FaceColor',[0 0 0]);
rectangle('Position',[112.5 -112.5 9.375 9.375], 'FaceColor',[1 1 1]);
rectangle('Position',[121.875 -112.5 9.375 9.375], 'FaceColor',[0 0 0]);
rectangle('Position',[112.5 -121.875 9.375 9.375], 'FaceColor',[1 1 1]);
rectangle('Position',[121.875 -121.875 9.375 9.375], 'FaceColor',[0 0 0]);
rectangle('Position',[112.5 -131.25 9.375 9.375], 'FaceColor',[1 1 1]);
rectangle('Position',[121.875 -131.25 9.375 9.375], 'FaceColor',[0 0 0]);
rectangle('Position',[112.5 -140.625 9.375 9.375], 'FaceColor',[1 1 1]);
rectangle('Position',[121.875 -140.625 9.375 9.375], 'FaceColor',[0 0 0]);
rectangle('Position',[112.5 -150 9.375 9.375], 'FaceColor',[1 1 1]);
rectangle('Position',[121.875 -150 9.375 9.375], 'FaceColor',[0 0 0]);
rectangle('Position',[262.5 -28.125 9.375 9.375], 'FaceColor',[0 0 0]);
rectangle('Position',[271.875 -28.125 9.375 9.375], 'FaceColor',[1 1 1]);
rectangle('Position',[262.5 -37.5 9.375 9.375], 'FaceColor',[0 0 0]);
rectangle('Position',[271.875 -37.5 9.375 9.375], 'FaceColor',[1 1 1]);
rectangle('Position',[262.5 -46.875 9.375 9.375], 'FaceColor',[0 0 0]);
rectangle('Position',[271.875 -46.875 9.375 9.375], 'FaceColor',[1 1 1]);
rectangle('Position',[262.5 -56.25 9.375 9.375], 'FaceColor',[0 0 0]);
rectangle('Position',[271.875 -56.25 9.375 9.375], 'FaceColor',[1 1 1]);
rectangle('Position',[262.5 -65.625 9.375 9.375], 'FaceColor',[0 0 0]);
rectangle('Position',[271.875 -65.625 9.375 9.375], 'FaceColor',[1 1 1]);
rectangle('Position',[262.5 -75 9.375 9.375], 'FaceColor',[0 0 0]);
rectangle('Position',[271.875 -75 9.375 9.375], 'FaceColor',[1 1 1]);
rectangle('Position',[262.5 -84.375 9.375 9.375], 'FaceColor',[0 0 0]);
rectangle('Position',[271.875 -84.375 9.375 9.375], 'FaceColor',[1 1 1]);
rectangle('Position',[262.5 -93.75 9.375 9.375], 'FaceColor',[0 0 0]);
rectangle('Position',[271.875 -93.75 9.375 9.375], 'FaceColor',[1 1 1]);
rectangle('Position',[262.5 -103.125 9.375 9.375], 'FaceColor',[0 0 0]);
rectangle('Position',[271.875 -103.125 9.375 9.375], 'FaceColor',[1 1 1]);
rectangle('Position',[262.5 -112.5 9.375 9.375], 'FaceColor',[0 0 0]);
rectangle('Position',[271.875 -112.5 9.375 9.375], 'FaceColor',[1 1 1]);
rectangle('Position',[262.5 -121.875 9.375 9.375], 'FaceColor',[0 0 0]);
rectangle('Position',[271.875 -121.875 9.375 9.375], 'FaceColor',[1 1 1]);
rectangle('Position',[262.5 -131.25 9.375 9.375], 'FaceColor',[0 0 0]);
rectangle('Position',[271.875 -131.25 9.375 9.375], 'FaceColor',[1 1 1]);
rectangle('Position',[262.5 -140.625 9.375 9.375], 'FaceColor',[0 0 0]);
rectangle('Position',[271.875 -140.625 9.375 9.375], 'FaceColor',[1 1 1]);
rectangle('Position',[262.5 -150 9.375 9.375], 'FaceColor',[0 0 0]);
rectangle('Position',[271.875 -150 9.375 9.375], 'FaceColor',[1 1 1]);
rectangle('Position',[131.25 -271.875 9.375 9.375], 'FaceColor',[1 1 1]);
rectangle('Position',[140.625 -271.875 9.375 9.375], 'FaceColor',[1 1 1]);
rectangle('Position',[131.25 -281.25 9.375 9.375], 'FaceColor',[0 0 0]);
rectangle('Position',[140.625 -281.25 9.375 9.375], 'FaceColor',[0 0 0]);
rectangle('Position',[150 -271.875 9.375 9.375], 'FaceColor',[1 1 1]);
rectangle('Position',[159.375 -271.875 9.375 9.375], 'FaceColor',[1 1 1]);
rectangle('Position',[150 -281.25 9.375 9.375], 'FaceColor',[0 0 0]);
rectangle('Position',[159.375 -281.25 9.375 9.375], 'FaceColor',[0 0 0]);
rectangle('Position',[318.75 -421.875 9.375 9.375], 'FaceColor',[1 1 1]);
rectangle('Position',[328.125 -421.875 9.375 9.375], 'FaceColor',[0 0 0]);
rectangle('Position',[318.75 -431.25 9.375 9.375], 'FaceColor',[1 1 1]);
rectangle('Position',[328.125 -431.25 9.375 9.375], 'FaceColor',[0 0 0]);
rectangle('Position',[318.75 -440.625 9.375 9.375], 'FaceColor',[1 1 1]);
rectangle('Position',[328.125 -440.625 9.375 9.375], 'FaceColor',[0 0 0]);
rectangle('Position',[318.75 -450 9.375 9.375], 'FaceColor',[1 1 1]);
rectangle('Position',[328.125 -450 9.375 9.375], 'FaceColor',[0 0 0]);
rectangle('Position',[450 -421.875 9.375 9.375], 'FaceColor',[1 1 1]);
rectangle('Position',[459.375 -421.875 9.375 9.375], 'FaceColor',[1 1 1]);
rectangle('Position',[450 -431.25 9.375 9.375], 'FaceColor',[0 0 0]);
rectangle('Position',[459.375 -431.25 9.375 9.375], 'FaceColor',[0 0 0]);
rectangle('Position',[468.75 -421.875 9.375 9.375], 'FaceColor',[1 1 1]);
rectangle('Position',[478.125 -421.875 9.375 9.375], 'FaceColor',[1 1 1]);
rectangle('Position',[468.75 -431.25 9.375 9.375], 'FaceColor',[0 0 0]);
rectangle('Position',[478.125 -431.25 9.375 9.375], 'FaceColor',[0 0 0]);
rectangle('Position',[487.5 -421.875 9.375 9.375], 'FaceColor',[1 1 1]);
rectangle('Position',[496.875 -421.875 9.375 9.375], 'FaceColor',[1 1 1]);
rectangle('Position',[487.5 -431.25 9.375 9.375], 'FaceColor',[0 0 0]);
rectangle('Position',[496.875 -431.25 9.375 9.375], 'FaceColor',[0 0 0]);
rectangle('Position',[506.25 -421.875 9.375 9.375], 'FaceColor',[1 1 1]);
rectangle('Position',[515.625 -421.875 9.375 9.375], 'FaceColor',[1 1 1]);
rectangle('Position',[506.25 -431.25 9.375 9.375], 'FaceColor',[0 0 0]);
rectangle('Position',[515.625 -431.25 9.375 9.375], 'FaceColor',[0 0 0]);
rectangle('Position',[525 -421.875 9.375 9.375], 'FaceColor',[1 1 1]);
rectangle('Position',[534.375 -421.875 9.375 9.375], 'FaceColor',[1 1 1]);
rectangle('Position',[525 -431.25 9.375 9.375], 'FaceColor',[0 0 0]);
rectangle('Position',[534.375 -431.25 9.375 9.375], 'FaceColor',[0 0 0]);
rectangle('Position',[543.75 -421.875 9.375 9.375], 'FaceColor',[1 1 1]);
rectangle('Position',[553.125 -421.875 9.375 9.375], 'FaceColor',[1 1 1]);
rectangle('Position',[543.75 -431.25 9.375 9.375], 'FaceColor',[0 0 0]);
rectangle('Position',[553.125 -431.25 9.375 9.375], 'FaceColor',[0 0 0]);
rectangle('Position',[562.5 -421.875 9.375 9.375], 'FaceColor',[1 1 1]);
rectangle('Position',[571.875 -421.875 9.375 9.375], 'FaceColor',[1 1 1]);
rectangle('Position',[562.5 -431.25 9.375 9.375], 'FaceColor',[0 0 0]);
rectangle('Position',[571.875 -431.25 9.375 9.375], 'FaceColor',[0 0 0]);
rectangle('Position',[318.75 -459.375 9.375 9.375], 'FaceColor',[1 1 1]);
rectangle('Position',[328.125 -459.375 9.375 9.375], 'FaceColor',[0 0 0]);
rectangle('Position',[318.75 -468.75 9.375 9.375], 'FaceColor',[1 1 1]);
rectangle('Position',[328.125 -468.75 9.375 9.375], 'FaceColor',[0 0 0]);
rectangle('Position',[318.75 -478.125 9.375 9.375], 'FaceColor',[1 1 1]);
rectangle('Position',[328.125 -478.125 9.375 9.375], 'FaceColor',[0 0 0]);
rectangle('Position',[318.75 -487.5 9.375 9.375], 'FaceColor',[1 1 1]);
rectangle('Position',[328.125 -487.5 9.375 9.375], 'FaceColor',[0 0 0]);
rectangle('Position',[318.75 -496.875 9.375 9.375], 'FaceColor',[1 1 1]);
rectangle('Position',[328.125 -496.875 9.375 9.375], 'FaceColor',[0 0 0]);
rectangle('Position',[318.75 -506.25 9.375 9.375], 'FaceColor',[1 1 1]);
rectangle('Position',[328.125 -506.25 9.375 9.375], 'FaceColor',[0 0 0]);
rectangle('Position',[318.75 -515.625 9.375 9.375], 'FaceColor',[1 1 1]);
rectangle('Position',[328.125 -515.625 9.375 9.375], 'FaceColor',[0 0 0]);
rectangle('Position',[318.75 -525 9.375 9.375], 'FaceColor',[1 1 1]);
rectangle('Position',[328.125 -525 9.375 9.375], 'FaceColor',[0 0 0]);
rectangle('Position',[318.75 -534.375 9.375 9.375], 'FaceColor',[1 1 1]);
rectangle('Position',[328.125 -534.375 9.375 9.375], 'FaceColor',[0 0 0]);
rectangle('Position',[318.75 -543.75 9.375 9.375], 'FaceColor',[1 1 1]);
rectangle('Position',[328.125 -543.75 9.375 9.375], 'FaceColor',[0 0 0]);
rectangle('Position',[318.75 -553.125 9.375 9.375], 'FaceColor',[1 1 1]);
rectangle('Position',[328.125 -553.125 9.375 9.375], 'FaceColor',[0 0 0]);
rectangle('Position',[318.75 -562.5 9.375 9.375], 'FaceColor',[1 1 1]);
rectangle('Position',[328.125 -562.5 9.375 9.375], 'FaceColor',[0 0 0]);
rectangle('Position',[318.75 -571.875 9.375 9.375], 'FaceColor',[1 1 1]);
rectangle('Position',[328.125 -571.875 9.375 9.375], 'FaceColor',[0 0 0]);
rectangle('Position',[318.75 -581.25 9.375 9.375], 'FaceColor',[1 1 1]);
rectangle('Position',[328.125 -581.25 9.375 9.375], 'FaceColor',[0 0 0]);
X=[560,525,487.5,468.75,450,450,375,337.5,300,262.5,225,187.5,168.75,159.375,150,140.625,131.25,112.5,75,37.5,37.5,37.5,37.5,37.5,37.5,37.5,37.5,37.5,37.5,37.5,40,40];
Y=[-560,-525,-487.5,-483.75,-468.75,-450,-375,-375,-367.5,-337.5,-300,-281.25,-271.875,-271.875,-271.875,-271.875,-271.875,-281.25,-300,-337.5,-356.25,-375,-393.75,-412.5,-431.25,-450,-468.75,-487.5,-506.25,-525,-560,-560];
hold on;
plot(X,Y,'r');
plot(X,Y,'bo');
legend('1842.94','Location','southoutside');
